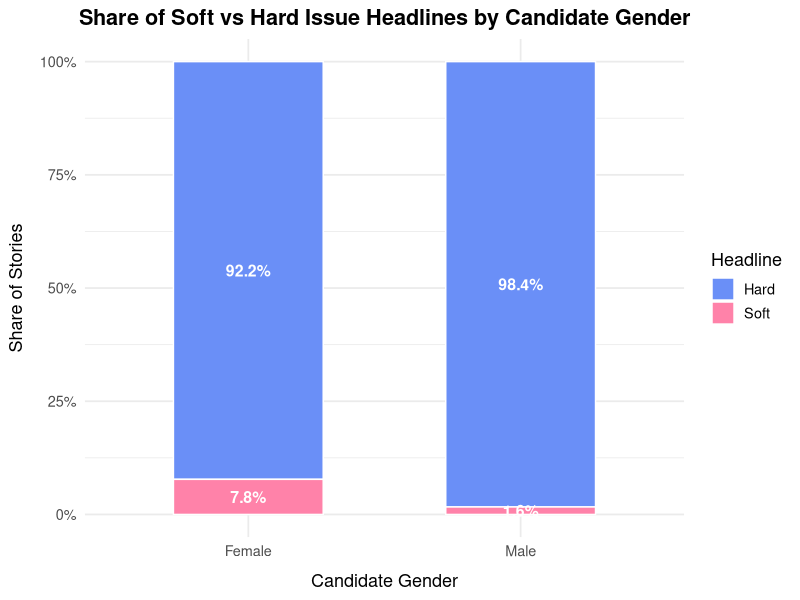
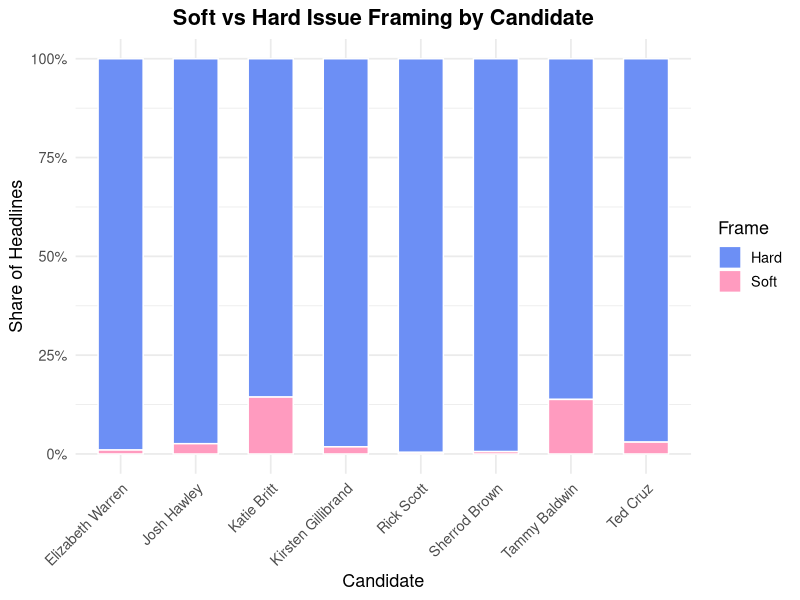
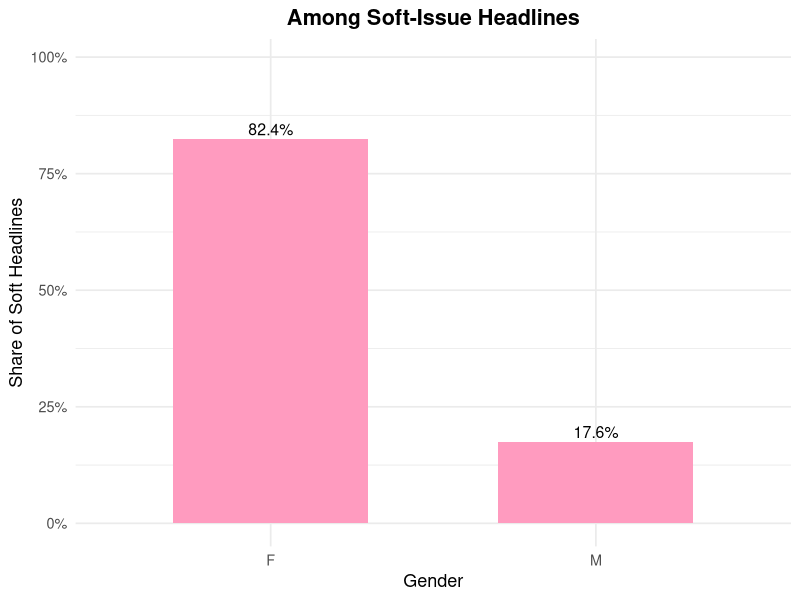
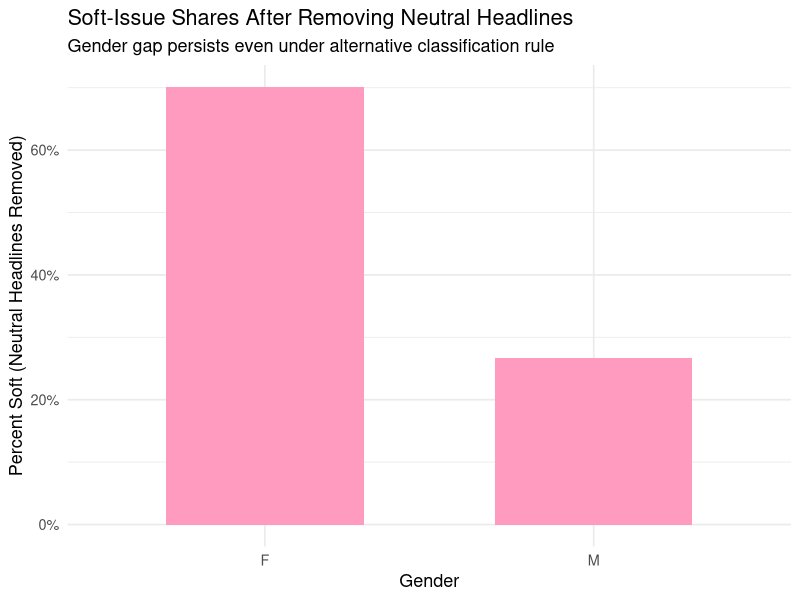

The R script that drew these images, in order:
## ---- chunk 1
knitr::opts_chunk$set(echo = TRUE)
## ---- chunk 2
library(dplyr)
library(ggplot2)
library(scales)
library(tidyverse)
stories <- read_csv("../data_clean/mediacloud_stories_2024_candidates_new.csv")
## ---- chunk 3
soft_terms <- c(
  "education", "school", "schools", "teacher", "teachers",
  "childcare", "children", "families", "family",
  "health", "healthcare", "medicaid", "medicare",
  "abortion", "reproductive", "maternity",
  "welfare", "food assistance", "snap"
)

hard_terms <- c(
  "economy", "economic", "inflation", "jobs", "tax", "taxes",
  "budget", "deficit",
  "defense", "military", "border", "immigration",
  "crime", "policing", "police",
  "terrorism", "foreign policy"
)
## ---- chunk 4
normalize_text <- function(x) {
  x %>%
    str_replace_all("\\s+", " ") %>%
    str_squish() %>%
    str_to_lower()
}

count_hits <- function(text, terms) {
  pattern <- str_c("\\b(", str_c(terms, collapse = "|"), ")\\b")
  str_count(text, regex(pattern, ignore_case = TRUE))
}

scored <- stories %>%
  mutate(
    title_clean = normalize_text(title),
    soft_hits   = count_hits(title_clean, soft_terms),
    hard_hits   = count_hits(title_clean, hard_terms)
  )

## ---- chunk 5
viz_data <- scored %>%
  mutate(frame_simple = ifelse(soft_hits > hard_hits, "Soft", "Hard")) %>%
  group_by(gender, frame_simple) %>%
  summarise(n = n(), .groups = "drop") %>%
  group_by(gender) %>%
  mutate(
    pct = n / sum(n),
    pct_label = percent(pct, accuracy = 0.1),
    gender_label = ifelse(gender == "F", "Female", "Male")
  )

ggplot(viz_data, aes(x = gender_label, y = pct, fill = frame_simple)) +

  geom_col(width = 0.55, color = "white") +
  geom_text(
    aes(label = pct_label),
    position = position_stack(vjust = 0.5),
    color = "white",
    size = 4,
    fontface = "bold"
  ) +
  scale_fill_manual(
    values = c(
      "Soft" = "#FF82A9",   # pink
      "Hard" = "#6A8FF7"    # blue
    )
  ) +
  
  scale_y_continuous(labels = percent_format()) +
  
  labs(
    title = "Share of Soft vs Hard Issue Headlines by Candidate Gender",
    x = "Candidate Gender",
    y = "Share of Stories",
    fill = "Headline"
  ) +
  
  theme_minimal(base_size = 13) +
  theme(
    plot.title = element_text(face = "bold", hjust = 0.5),
    legend.position = "right",
    axis.title.x = element_text(margin = margin(t = 10)),
    axis.title.y = element_text(margin = margin(r = 10))
  )
## ---- chunk 6
candidate_frames <- scored %>%
  mutate(frame_simple = ifelse(soft_hits > hard_hits, "Soft", "Hard")) %>%
  group_by(candidate, gender, frame_simple) %>%
  summarise(n = n(), .groups = "drop") %>%
  group_by(candidate) %>%
  mutate(pct = n / sum(n))

ggplot(candidate_frames,
       aes(x = reorder(candidate, pct),
           y = pct,
           fill = frame_simple)) +
  geom_col(position = "fill", width = 0.6, color = "white") +
  scale_y_continuous(labels = percent) +
  scale_fill_manual(values = c("Soft"="#FF9BBF", "Hard"="#6C8FF5")) +
  labs(
    title = "Soft vs Hard Issue Framing by Candidate",
    x = "Candidate",
    y = "Share of Headlines",
    fill = "Frame"
  ) +
  theme_minimal(base_size = 13) +
  theme(
    axis.text.x = element_text(angle = 45, hjust = 1),
    plot.title = element_text(face="bold", hjust=0.5)
  )

## ---- chunk 7
soft_only <- scored %>%
  mutate(frame_simple = ifelse(soft_hits > hard_hits, "Soft", "Hard")) %>%
  filter(frame_simple == "Soft") %>%
  count(gender) %>%
  mutate(pct = n / sum(n))
ggplot(soft_only,
       aes(x = gender, y = pct, fill = gender)) +
  geom_col(width = 0.6) +
  geom_text(aes(label = percent(pct, 0.1)),
            vjust = -0.3, size = 4) +
  scale_y_continuous(labels = percent,
                     limits = c(0, max(soft_only$pct) * 1.2)) +
  scale_fill_manual(values = c("F"="#FF9BBF", "M"="#FF9BBF")) +
  labs(
    title = "Among Soft-Issue Headlines",
    x = "Gender",
    y = "Share of Soft Headlines"
  ) +
  theme_minimal(base_size = 13) +
  theme(
    legend.position = "none",
    plot.title = element_text(face="bold", hjust=0.5)
  )

## ---- chunk 8
robust_stories <- scored %>%
  mutate(frame_simple = ifelse(soft_hits > hard_hits, "Soft", "Hard"))
robust_stories <- robust_stories %>%
  mutate(
    neutral_indicator = ifelse(soft_hits == hard_hits, 1, 0),
    soft_rc = ifelse(neutral_indicator == 1, NA, frame_simple == "Soft")# remove neutrals
  )

soft_share_gender_rc <- robust_stories %>%
  filter(!is.na(soft_rc)) %>%
  group_by(gender) %>%
  summarize(
    soft_pct_rc = mean(soft_rc, na.rm = TRUE)
  )


ggplot(soft_share_gender_rc, aes(x = gender, y = soft_pct_rc, fill = gender)) +
  geom_col(width = 0.6) +
  scale_y_continuous(labels = scales::percent_format(accuracy = 1)) +
  scale_fill_manual(values = c("F" = "#FF9BBF", "M" = "#FF9BBF")) +
  labs(
    title = "Soft-Issue Shares After Removing Neutral Headlines",
    subtitle = "Gender gap persists even under alternative classification rule",
    x = "Gender",
    y = "Percent Soft (Neutral Headlines Removed)"
  ) +
  theme_minimal(base_size = 13) +
  theme(legend.position = "none")


